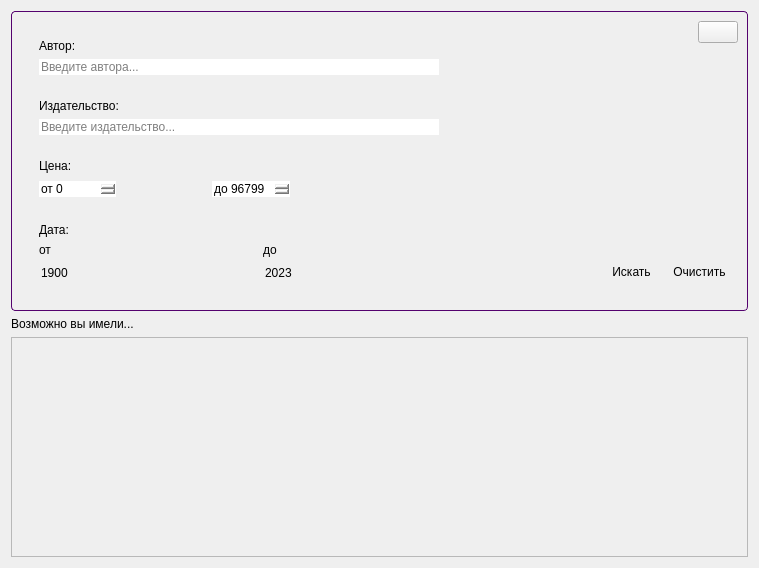
         <widget class="QWidget" name="scrollAreaWidget_ab">
          <property name="geometry">
           <rect>
            <x>0</x>
            <y>0</y>
            <width>759</width>
            <height>568</height>
           </rect>
          </property>
          <property name="minimumSize">
           <size>
            <width>400</width>
            <height>0</height>
           </size>
          </property>
          <property name="styleSheet">
           <string notr="true"/>
          </property>
          <layout class="QGridLayout" name="gridLayout_3">
           <item row="1" column="0" colspan="2">
            <widget class="QFrame" name="frame_search">
             <property name="minimumSize">
              <size>
               <width>0</width>
               <height>0</height>
              </size>
             </property>
             <property name="maximumSize">
              <size>
               <width>16777215</width>
               <height>16777215</height>
              </size>
             </property>
             <property name="styleSheet">
              <string notr="true">QFrame {
	border: 1px solid #54026E;
	border-radius: 4px;
}
QLabel {
	border: 0px solid;
}
</string>
             </property>
             <property name="frameShape">
              <enum>QFrame::StyledPanel</enum>
             </property>
             <property name="frameShadow">
              <enum>QFrame::Raised</enum>
             </property>
             <layout class="QGridLayout" name="gridLayout_8">
              <item row="0" column="3" alignment="Qt::AlignRight|Qt::AlignTop">
               <widget class="QPushButton" name="pushButton_close_status_mw_2">
                <property name="maximumSize">
                 <size>
                  <width>40</width>
                  <height>50</height>
                 </size>
                </property>
                <property name="cursor">
                 <cursorShape>PointingHandCursor</cursorShape>
                </property>
                <property name="toolTip">
                 <string>&lt;html&gt;&lt;head/&gt;&lt;body&gt;&lt;p&gt;Закрыть&lt;/p&gt;&lt;/body&gt;&lt;/html&gt;</string>
                </property>
                <property name="text">
                 <string/>
                </property>
                <property name="icon">
                 <iconset resource="QtResources/white_icon.qrc">
                  <normaloff>:/newPrefix/icon2/close.png</normaloff>:/newPrefix/icon2/close.png</iconset>
                </property>
                <property name="iconSize">
                 <size>
                  <width>50</width>
                  <height>50</height>
                 </size>
                </property>
               </widget>
              </item>
              <item row="1" column="3" alignment="Qt::AlignRight|Qt::AlignBottom">
               <widget class="QFrame" name="frame_button">
                <property name="styleSheet">
                 <string notr="true">border: 0px;
</string>
                </property>
                <property name="frameShape">
                 <enum>QFrame::StyledPanel</enum>
                </property>
                <property name="frameShadow">
                 <enum>QFrame::Raised</enum>
                </property>
                <layout class="QHBoxLayout" name="horizontalLayout_7">
                 <item>
                  <widget class="QPushButton" name="pushButton_search_sort">
                   <property name="minimumSize">
                    <size>
                     <width>0</width>
                     <height>40</height>
                    </size>
                   </property>
                   <property name="cursor">
                    <cursorShape>PointingHandCursor</cursorShape>
                   </property>
                   <property name="toolTip">
                    <string>&lt;html&gt;&lt;head/&gt;&lt;body&gt;&lt;p align=&quot;center&quot;&gt;Найти по категориям&lt;/p&gt;&lt;/body&gt;&lt;/html&gt;</string>
                   </property>
                   <property name="text">
                    <string> Искать </string>
                   </property>
                  </widget>
                 </item>
                 <item>
                  <spacer name="horizontalSpacer_2">
                   <property name="orientation">
                    <enum>Qt::Horizontal</enum>
                   </property>
                   <property name="sizeType">
                    <enum>QSizePolicy::Fixed</enum>
                   </property>
                   <property name="sizeHint" stdset="0">
                    <size>
                     <width>10</width>
                     <height>20</height>
                    </size>
                   </property>
                  </spacer>
                 </item>
                 <item>
                  <widget class="QPushButton" name="pushButton_clear">
                   <property name="minimumSize">
                    <size>
                     <width>0</width>
                     <height>40</height>
                    </size>
                   </property>
                   <property name="cursor">
                    <cursorShape>PointingHandCursor</cursorShape>
                   </property>
                   <property name="toolTip">
                    <string>&lt;html&gt;&lt;head/&gt;&lt;body&gt;&lt;p align=&quot;center&quot;&gt;Очистить категори&lt;/p&gt;&lt;/body&gt;&lt;/html&gt;</string>
                   </property>
                   <property name="text">
                    <string> Очистить </string>
                   </property>
                  </widget>
                 </item>
                </layout>
               </widget>
              </item>
              <item row="0" column="2" rowspan="2">
               <widget class="QFrame" name="frame_categories">
                <property name="sizePolicy">
                 <sizepolicy hsizetype="Expanding" vsizetype="Expanding">
                  <horstretch>0</horstretch>
                  <verstretch>0</verstretch>
                 </sizepolicy>
                </property>
                <property name="styleSheet">
                 <string notr="true">border: 0px;
</string>
                </property>
                <property name="frameShape">
                 <enum>QFrame::StyledPanel</enum>
                </property>
                <property name="frameShadow">
                 <enum>QFrame::Raised</enum>
                </property>
                <layout class="QVBoxLayout" name="verticalLayout_10">
                 <item>
                  <widget class="QFrame" name="frame_search_avtor">
                   <property name="styleSheet">
                    <string notr="true">border: 0px;

</string>
                   </property>
                   <property name="frameShape">
                    <enum>QFrame::StyledPanel</enum>
                   </property>
                   <property name="frameShadow">
                    <enum>QFrame::Raised</enum>
                   </property>
                   <layout class="QVBoxLayout" name="verticalLayout_7">
                    <item>
                     <widget class="QLabel" name="label_search_author">
                      <property name="text">
                       <string>Автор:</string>
                      </property>
                     </widget>
                    </item>
                    <item alignment="Qt::AlignLeft">
                     <widget class="QLineEdit" name="lineEdit_author">
                      <property name="minimumSize">
                       <size>
                        <width>400</width>
                        <height>0</height>
                       </size>
                      </property>
                      <property name="styleSheet">
                       <string notr="true">background-color: rgb(255, 255, 255);</string>
                      </property>
                      <property name="placeholderText">
                       <string>Введите автора...</string>
                      </property>
                     </widget>
                    </item>
                   </layout>
                  </widget>
                 </item>
                 <item>
                  <widget class="QFrame" name="frame_search_publication">
                   <property name="styleSheet">
                    <string notr="true">border: 0px;
</string>
                   </property>
                   <property name="frameShape">
                    <enum>QFrame::StyledPanel</enum>
                   </property>
                   <property name="frameShadow">
                    <enum>QFrame::Raised</enum>
                   </property>
                   <layout class="QVBoxLayout" name="verticalLayout_8">
                    <item>
                     <widget class="QLabel" name="label_search_publisher">
                      <property name="text">
                       <string>Издательство:</string>
                      </property>
                     </widget>
                    </item>
                    <item alignment="Qt::AlignLeft">
                     <widget class="QLineEdit" name="lineEdit_publisher">
                      <property name="minimumSize">
                       <size>
                        <width>400</width>
                        <height>0</height>
                       </size>
                      </property>
                      <property name="styleSheet">
                       <string notr="true">background-color: rgb(255, 255, 255);</string>
                      </property>
                      <property name="placeholderText">
                       <string>Введите издательство...</string>
                      </property>
                     </widget>
                    </item>
                   </layout>
                  </widget>
                 </item>
                 <item alignment="Qt::AlignLeft">
                  <widget class="QFrame" name="frame_search_price">
                   <property name="styleSheet">
                    <string notr="true">border: 0px;
</string>
                   </property>
                   <property name="frameShape">
                    <enum>QFrame::StyledPanel</enum>
                   </property>
                   <property name="frameShadow">
                    <enum>QFrame::Raised</enum>
                   </property>
                   <layout class="QGridLayout" name="gridLayout_10">
                    <item row="1" column="0">
                     <widget class="QSpinBox" name="spinBox_from">
                      <property name="minimumSize">
                       <size>
                        <width>0</width>
                        <height>0</height>
                       </size>
                      </property>
                      <property name="suffix">
                       <string/>
                      </property>
                      <property name="prefix">
                       <string>от </string>
                      </property>
                      <property name="maximum">
                       <number>99999999</number>
                      </property>
                     </widget>
                    </item>
                    <item row="1" column="1">
                     <spacer name="horizontalSpacer_5">
                      <property name="orientation">
                       <enum>Qt::Horizontal</enum>
                      </property>
                      <property name="sizeType">
                       <enum>QSizePolicy::Fixed</enum>
                      </property>
                      <property name="sizeHint" stdset="0">
                       <size>
                        <width>90</width>
                        <height>20</height>
                       </size>
                      </property>
                     </spacer>
                    </item>
                    <item row="1" column="2">
                     <widget class="QSpinBox" name="spinBox_to">
                      <property name="minimumSize">
                       <size>
                        <width>0</width>
                        <height>0</height>
                       </size>
                      </property>
                      <property name="suffix">
                       <string comment="0"/>
                      </property>
                      <property name="prefix">
                       <string>до </string>
                      </property>
                      <property name="maximum">
                       <number>99999999</number>
                      </property>
                      <property name="value">
                       <number>96799</number>
                      </property>
                      <property name="displayIntegerBase">
                       <number>10</number>
                      </property>
                     </widget>
                    </item>
                    <item row="0" column="0">
                     <widget class="QLabel" name="label_search_price">
                      <property name="styleSheet">
                       <string notr="true">border: 0px;
</string>
                      </property>
                      <property name="text">
                       <string>Цена:</string>
                      </property>
                     </widget>
                    </item>
                   </layout>
                  </widget>
                 </item>
                 <item alignment="Qt::AlignLeft">
                  <widget class="QFrame" name="frame_date">
                   <property name="frameShape">
                    <enum>QFrame::StyledPanel</enum>
                   </property>
                   <property name="frameShadow">
                    <enum>QFrame::Raised</enum>
                   </property>
                   <layout class="QGridLayout" name="gridLayout_12">
                    <item row="3" column="2" alignment="Qt::AlignLeft">
                     <widget class="QDateEdit" name="dateEdit_second">
                      <property name="styleSheet">
                       <string notr="true">background-color: rgba(0,0,0,0);</string>
                      </property>
                      <property name="displayFormat">
                       <string>yyyy</string>
                      </property>
                      <property name="date">
                       <date>
                        <year>2023</year>
                        <month>1</month>
                        <day>1</day>
                       </date>
                      </property>
                     </widget>
                    </item>
                    <item row="3" column="0" alignment="Qt::AlignLeft">
                     <widget class="QDateEdit" name="dateEdit_first">
                      <property name="styleSheet">
                       <string notr="true">background-color: rgba(0,0,0,0);</string>
                      </property>
                      <property name="displayFormat">
                       <string>yyyy</string>
                      </property>
                      <property name="date">
                       <date>
                        <year>1900</year>
                        <month>1</month>
                        <day>1</day>
                       </date>
                      </property>
                     </widget>
                    </item>
                    <item row="2" column="2">
                     <widget class="QLabel" name="label_to">
                      <property name="text">
                       <string>до</string>
                      </property>
                     </widget>
                    </item>
                    <item row="2" column="0">
                     <widget class="QLabel" name="label_from">
                      <property name="text">
                       <string>от</string>
                      </property>
                     </widget>
                    </item>
                    <item row="0" column="0">
                     <widget class="QLabel" name="label_date">
                      <property name="text">
                       <string>Дата:</string>
                      </property>
                     </widget>
                    </item>
                    <item row="3" column="1">
                     <spacer name="horizontalSpacer_6">
                      <property name="orientation">
                       <enum>Qt::Horizontal</enum>
                      </property>
                      <property name="sizeType">
                       <enum>QSizePolicy::Fixed</enum>
                      </property>
                      <property name="sizeHint" stdset="0">
                       <size>
                        <width>170</width>
                        <height>20</height>
                       </size>
                      </property>
                     </spacer>
                    </item>
                   </layout>
                  </widget>
                 </item>
                </layout>
               </widget>
              </item>
             </layout>
            </widget>
           </item>
           <item row="3" column="0" colspan="2">
            <widget class="QFrame" name="all_book">
             <property name="sizePolicy">
              <sizepolicy hsizetype="Expanding" vsizetype="Expanding">
               <horstretch>0</horstretch>
               <verstretch>0</verstretch>
              </sizepolicy>
             </property>
             <property name="frameShape">
              <enum>QFrame::StyledPanel</enum>
             </property>
             <property name="frameShadow">
              <enum>QFrame::Raised</enum>
             </property>
             <layout class="QGridLayout" name="gridLayout_11"/>
            </widget>
           </item>
           <item row="2" column="0">
            <widget class="QLabel" name="label_you_mean">
             <property name="mouseTracking">
              <bool>false</bool>
             </property>
             <property name="text">
              <string>Возможно вы имели...</string>
             </property>
            </widget>
           </item>
          </layout>
         </widget>
